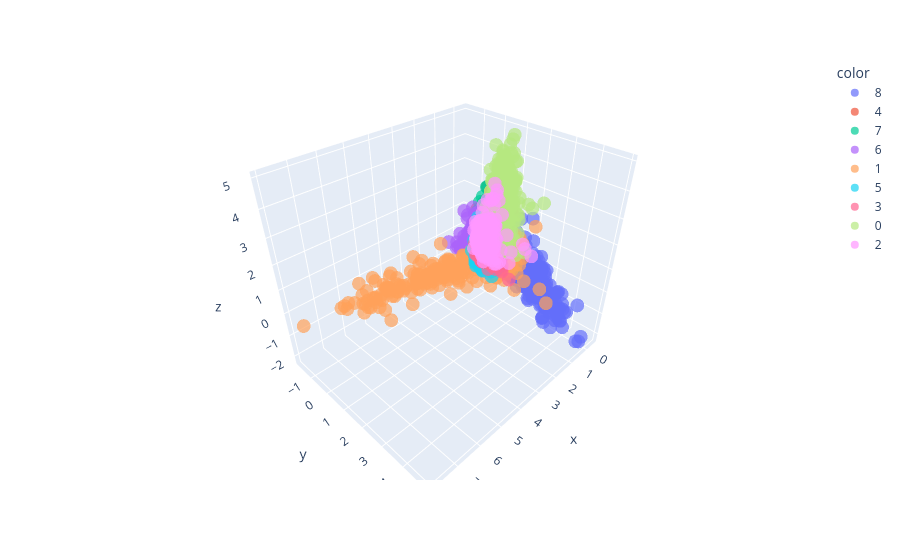

The code cell stored with this chart in its notebook:
### Code cell
test_cifar9_features_p = pca.transform(test_cifar9_features)

print("Проецирование всех test данных:")
plot_embedding_3d(test_cifar9_features_p, test_cifar9_gt_preds.astype(str))

### Figure 1 — Plotly figure (JSON) as saved in the notebook; plotly's stock layout.template omitted (floating-point values rounded to 4 significant figures; data arrays with more than 128 entries replaced by an {"elided": "..."} marker saying what was removed)
{"data": [{"hovertemplate": "color=8<br>x=%{x}<br>y=%{y}<br>z=%{z}<extra></extra>", "legendgroup": "8", "marker": {"color": "#636efa", "opacity": 0.7, "symbol": "circle"}, "mode": "markers", "name": "8", "scene": "scene", "showlegend": true, "type": "scatter3d", "x": {"elided": "267 float values"}, "y": {"elided": "267 float values"}, "z": {"elided": "267 float values"}}, {"hovertemplate": "color=4<br>x=%{x}<br>y=%{y}<br>z=%{z}<extra></extra>", "legendgroup": "4", "marker": {"color": "#EF553B", "opacity": 0.7, "symbol": "circle"}, "mode": "markers", "name": "4", "scene": "scene", "showlegend": true, "type": "scatter3d", "x": {"elided": "273 float values"}, "y": {"elided": "273 float values"}, "z": {"elided": "273 float values"}}, {"hovertemplate": "color=7<br>x=%{x}<br>y=%{y}<br>z=%{z}<extra></extra>", "legendgroup": "7", "marker": {"color": "#00cc96", "opacity": 0.7, "symbol": "circle"}, "mode": "markers", "name": "7", "scene": "scene", "showlegend": true, "type": "scatter3d", "x": {"elided": "242 float values"}, "y": {"elided": "242 float values"}, "z": {"elided": "242 float values"}}, {"hovertemplate": "color=6<br>x=%{x}<br>y=%{y}<br>z=%{z}<extra></extra>", "legendgroup": "6", "marker": {"color": "#ab63fa", "opacity": 0.7, "symbol": "circle"}, "mode": "markers", "name": "6", "scene": "scene", "showlegend": true, "type": "scatter3d", "x": {"elided": "243 float values"}, "y": {"elided": "243 float values"}, "z": {"elided": "243 float values"}}, {"hovertemplate": "color=1<br>x=%{x}<br>y=%{y}<br>z=%{z}<extra></extra>", "legendgroup": "1", "marker": {"color": "#FFA15A", "opacity": 0.7, "symbol": "circle"}, "mode": "markers", "name": "1", "scene": "scene", "showlegend": true, "type": "scatter3d", "x": {"elided": "237 float values"}, "y": {"elided": "237 float values"}, "z": {"elided": "237 float values"}}, {"hovertemplate": "color=5<br>x=%{x}<br>y=%{y}<br>z=%{z}<extra></extra>", "legendgroup": "5", "marker": {"color": "#19d3f3", "opacity": 0.7, "symbol": "circle"}, "mode": "markers", "name": "5", "scene": "scene", "showlegend": true, "type": "scatter3d", "x": {"elided": "248 float values"}, "y": {"elided": "248 float values"}, "z": {"elided": "248 float values"}}, {"hovertemplate": "color=3<br>x=%{x}<br>y=%{y}<br>z=%{z}<extra></extra>", "legendgroup": "3", "marker": {"color": "#FF6692", "opacity": 0.7, "symbol": "circle"}, "mode": "markers", "name": "3", "scene": "scene", "showlegend": true, "type": "scatter3d", "x": {"elided": "257 float values"}, "y": {"elided": "257 float values"}, "z": {"elided": "257 float values"}}, {"hovertemplate": "color=0<br>x=%{x}<br>y=%{y}<br>z=%{z}<extra></extra>", "legendgroup": "0", "marker": {"color": "#B6E880", "opacity": 0.7, "symbol": "circle"}, "mode": "markers", "name": "0", "scene": "scene", "showlegend": true, "type": "scatter3d", "x": {"elided": "234 float values"}, "y": {"elided": "234 float values"}, "z": {"elided": "234 float values"}}, {"hovertemplate": "color=2<br>x=%{x}<br>y=%{y}<br>z=%{z}<extra></extra>", "legendgroup": "2", "marker": {"color": "#FF97FF", "opacity": 0.7, "symbol": "circle"}, "mode": "markers", "name": "2", "scene": "scene", "showlegend": true, "type": "scatter3d", "x": {"elided": "249 float values"}, "y": {"elided": "249 float values"}, "z": {"elided": "249 float values"}}], "layout": {"legend": {"title": {"text": "color"}, "tracegroupgap": 0}, "margin": {"t": 60}, "scene": {"domain": {"x": [0, 1], "y": [0, 1]}, "xaxis": {"title": {"text": "x"}}, "yaxis": {"title": {"text": "y"}}, "zaxis": {"title": {"text": "z"}}}}}
